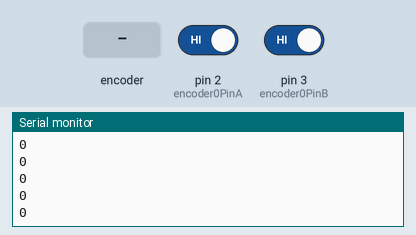
This sketch was run on a simulated Arduino Uno, built with avr-gcc and run on an emulated ATmega328P. Parts: the last lines printed to the serial monitor. The inputs (shaded band) are chosen by the test bench; at power-on: pin 2 (encoder0PinA) HIGH, pin 3 (encoder0PinB) HIGH.

Above: at 1.2 s.
1.3 s: rotary encoder on pin 2 (encoder0PinA) / pin 3 (encoder0PinB) turned 1 step (first pin leading)
At 2.3 s:
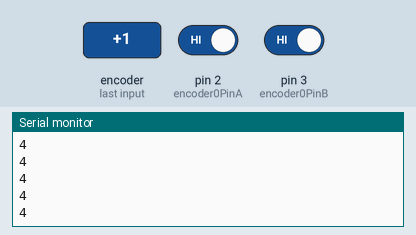
3.0 s: rotary encoder on pin 2 (encoder0PinA) / pin 3 (encoder0PinB) turned 1 step (first pin leading)
At 3.8 s:
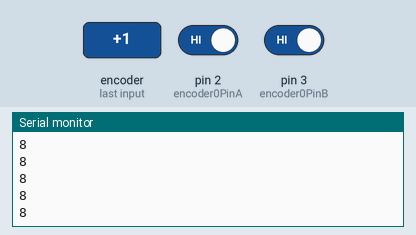
Timing chart, 0 to 6.0 s (numbered marks = the images above; inputs shaded):
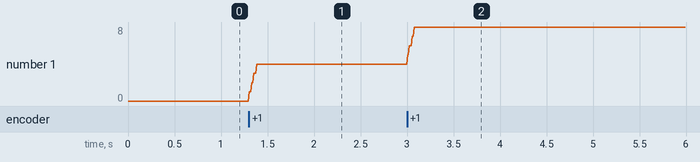

The sketch:

EncoderSketch.ino
```cpp
#define encoder0PinA 2

#define encoder0PinB 3

volatile unsigned int encoder0Pos = 0;

void setup() {

  pinMode(encoder0PinA, INPUT);
  pinMode(encoder0PinB, INPUT);
  digitalWrite(encoder0PinA, HIGH);
  digitalWrite(encoder0PinB, HIGH);

  // encoder pin on interrupt 0 (pin 2)

  attachInterrupt(0, doEncoderA, CHANGE);

  // encoder pin on interrupt 1 (pin 3)

  attachInterrupt(1, doEncoderB, CHANGE);

  Serial.begin (9600);

}

void loop(){
  Serial.println (encoder0Pos, DEC);
  delay(10);
  //while(true);
}

void doEncoderA(){

  // look for a low-to-high on channel A
  if (digitalRead(encoder0PinA) == HIGH) {

    // check channel B to see which way encoder is turning
    if (digitalRead(encoder0PinB) == LOW) {
      encoder0Pos = encoder0Pos + 1;         // CW
    }
    else {
      encoder0Pos = encoder0Pos - 1;         // CCW
    }
  }

  else   // must be a high-to-low edge on channel A
  {
    // check channel B to see which way encoder is turning
    if (digitalRead(encoder0PinB) == HIGH) {
      encoder0Pos = encoder0Pos + 1;          // CW
    }
    else {
      encoder0Pos = encoder0Pos - 1;          // CCW
    }
  }
  //Serial.println (encoder0Pos, DEC);
  // use for debugging - remember to comment out

}

void doEncoderB(){

  // look for a low-to-high on channel B
  if (digitalRead(encoder0PinB) == HIGH) {

    // check channel A to see which way encoder is turning
    if (digitalRead(encoder0PinA) == HIGH) {
      encoder0Pos = encoder0Pos + 1;         // CW
    }
    else {
      encoder0Pos = encoder0Pos - 1;         // CCW
    }
  }

  // Look for a high-to-low on channel B

  else {
    // check channel B to see which way encoder is turning
    if (digitalRead(encoder0PinA) == LOW) {
      encoder0Pos = encoder0Pos + 1;          // CW
    }
    else {
      encoder0Pos = encoder0Pos - 1;          // CCW
    }
  }

}
```

Measured:
- after the input at 1.3 s, the serial monitor: prints a new line at once (image 1)
- after the input at 3.0 s, the serial monitor: prints a new line at once (image 2)
- plotted number 1: 0 → 4 after the input at 1.3 s, 4 → 8 after the input at 3.0 s
